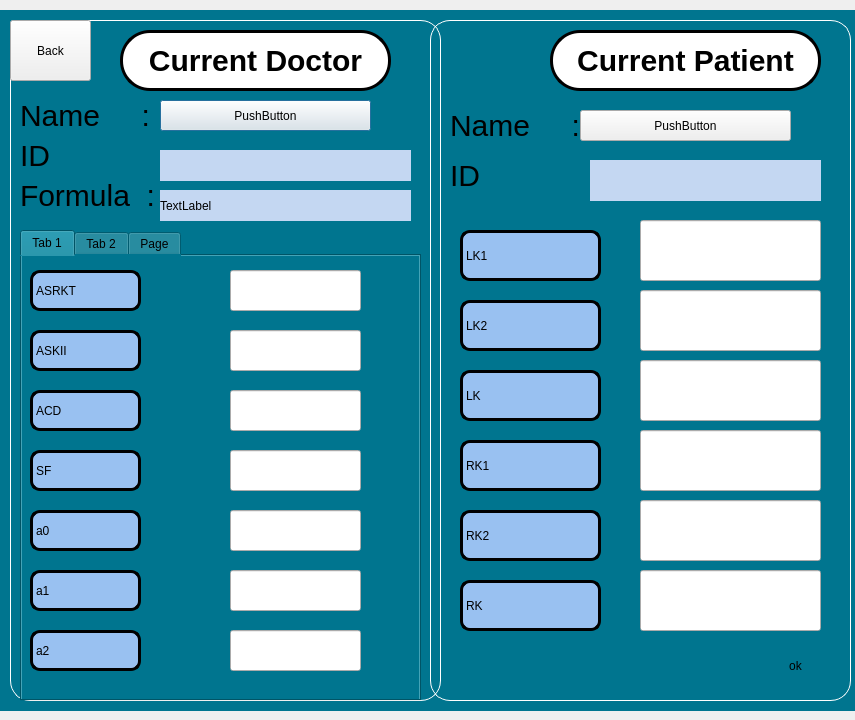
<?xml version="1.0" encoding="UTF-8"?>
<ui version="4.0">
 <class>currentDocPat</class>
 <widget class="QDialog" name="currentDocPat">
  <property name="geometry">
   <rect>
    <x>0</x>
    <y>0</y>
    <width>855</width>
    <height>720</height>
   </rect>
  </property>
  <property name="windowTitle">
   <string>Dialog</string>
  </property>
  <widget class="QLabel" name="label">
   <property name="geometry">
    <rect>
     <x>0</x>
     <y>10</y>
     <width>861</width>
     <height>701</height>
    </rect>
   </property>
   <property name="styleSheet">
    <string notr="true">background-color: rgb(0, 117, 143);</string>
   </property>
   <property name="text">
    <string/>
   </property>
  </widget>
  <widget class="QLabel" name="lbldocformula">
   <property name="geometry">
    <rect>
     <x>20</x>
     <y>180</y>
     <width>181</width>
     <height>31</height>
    </rect>
   </property>
   <property name="styleSheet">
    <string notr="true">font:bold;
font:30px;</string>
   </property>
   <property name="text">
    <string>Formula  :</string>
   </property>
  </widget>
  <widget class="QLabel" name="lbla0">
   <property name="geometry">
    <rect>
     <x>30</x>
     <y>510</y>
     <width>111</width>
     <height>41</height>
    </rect>
   </property>
   <property name="styleSheet">
    <string notr="true">background-color: rgb(153, 193, 241);
border-radius:10px;
border:3px solid black;</string>
   </property>
   <property name="text">
    <string>a0</string>
   </property>
  </widget>
  <widget class="QPushButton" name="ButDocSql">
   <property name="geometry">
    <rect>
     <x>160</x>
     <y>100</y>
     <width>211</width>
     <height>31</height>
    </rect>
   </property>
   <property name="text">
    <string>PushButton</string>
   </property>
  </widget>
  <widget class="QPushButton" name="Butok">
   <property name="geometry">
    <rect>
     <x>760</x>
     <y>640</y>
     <width>71</width>
     <height>51</height>
    </rect>
   </property>
   <property name="styleSheet">
    <string notr="true">image: url(:/image/images/backward.png);
background-color:transparent;
border:none;</string>
   </property>
   <property name="text">
    <string>ok</string>
   </property>
  </widget>
  <widget class="QLabel" name="lblpatidvalue">
   <property name="geometry">
    <rect>
     <x>590</x>
     <y>160</y>
     <width>231</width>
     <height>41</height>
    </rect>
   </property>
   <property name="styleSheet">
    <string notr="true">background-color: rgb(196, 215, 242);</string>
   </property>
   <property name="text">
    <string/>
   </property>
  </widget>
  <widget class="QLabel" name="lblsf">
   <property name="geometry">
    <rect>
     <x>30</x>
     <y>450</y>
     <width>111</width>
     <height>41</height>
    </rect>
   </property>
   <property name="styleSheet">
    <string notr="true">background-color: rgb(153, 193, 241);
border-radius:10px;
border:3px solid black;</string>
   </property>
   <property name="text">
    <string>SF</string>
   </property>
  </widget>
  <widget class="QLineEdit" name="linerk2">
   <property name="geometry">
    <rect>
     <x>640</x>
     <y>500</y>
     <width>181</width>
     <height>61</height>
    </rect>
   </property>
  </widget>
  <widget class="QLabel" name="lblcurdoc">
   <property name="geometry">
    <rect>
     <x>120</x>
     <y>30</y>
     <width>271</width>
     <height>61</height>
    </rect>
   </property>
   <property name="styleSheet">
    <string notr="true">background-color: rgb(255, 255, 255);
font:30px;
font:bold;
border-radius:30px;
border:3px solid black;</string>
   </property>
   <property name="text">
    <string>Current Doctor</string>
   </property>
   <property name="alignment">
    <set>Qt::AlignCenter</set>
   </property>
  </widget>
  <widget class="QLabel" name="lbla2">
   <property name="geometry">
    <rect>
     <x>30</x>
     <y>630</y>
     <width>111</width>
     <height>41</height>
    </rect>
   </property>
   <property name="styleSheet">
    <string notr="true">background-color: rgb(153, 193, 241);
border-radius:10px;
border:3px solid black;</string>
   </property>
   <property name="text">
    <string>a2</string>
   </property>
  </widget>
  <widget class="QLabel" name="lbldocname">
   <property name="geometry">
    <rect>
     <x>20</x>
     <y>100</y>
     <width>131</width>
     <height>31</height>
    </rect>
   </property>
   <property name="styleSheet">
    <string notr="true">font:bold;
font:30px;</string>
   </property>
   <property name="text">
    <string>Name     :</string>
   </property>
  </widget>
  <widget class="QLabel" name="lbldocid">
   <property name="geometry">
    <rect>
     <x>20</x>
     <y>140</y>
     <width>131</width>
     <height>31</height>
    </rect>
   </property>
   <property name="styleSheet">
    <string notr="true">font:bold;
font:30px;</string>
   </property>
   <property name="text">
    <string>ID            :</string>
   </property>
  </widget>
  <widget class="QPushButton" name="ButPatSql">
   <property name="geometry">
    <rect>
     <x>580</x>
     <y>110</y>
     <width>211</width>
     <height>31</height>
    </rect>
   </property>
   <property name="text">
    <string>PushButton</string>
   </property>
  </widget>
  <widget class="QLineEdit" name="linerk">
   <property name="geometry">
    <rect>
     <x>640</x>
     <y>570</y>
     <width>181</width>
     <height>61</height>
    </rect>
   </property>
  </widget>
  <widget class="QLabel" name="lblasrkii">
   <property name="geometry">
    <rect>
     <x>30</x>
     <y>330</y>
     <width>111</width>
     <height>41</height>
    </rect>
   </property>
   <property name="styleSheet">
    <string notr="true">background-color: rgb(153, 193, 241);
border-radius:10px;
border:3px solid black;</string>
   </property>
   <property name="text">
    <string>ASKII</string>
   </property>
  </widget>
  <widget class="QLabel" name="lblpatid">
   <property name="geometry">
    <rect>
     <x>450</x>
     <y>160</y>
     <width>131</width>
     <height>31</height>
    </rect>
   </property>
   <property name="styleSheet">
    <string notr="true">font:bold;
font:30px;</string>
   </property>
   <property name="text">
    <string>ID            :</string>
   </property>
  </widget>
  <widget class="QLineEdit" name="linea1">
   <property name="geometry">
    <rect>
     <x>230</x>
     <y>570</y>
     <width>131</width>
     <height>41</height>
    </rect>
   </property>
  </widget>
  <widget class="QLabel" name="lblcurpat">
   <property name="geometry">
    <rect>
     <x>550</x>
     <y>30</y>
     <width>271</width>
     <height>61</height>
    </rect>
   </property>
   <property name="styleSheet">
    <string notr="true">background-color: rgb(255, 255, 255);
font:30px;
font:bold;
border-radius:30px;
border:3px solid black;</string>
   </property>
   <property name="text">
    <string>Current Patient</string>
   </property>
   <property name="alignment">
    <set>Qt::AlignCenter</set>
   </property>
  </widget>
  <widget class="QLineEdit" name="linelk">
   <property name="geometry">
    <rect>
     <x>640</x>
     <y>360</y>
     <width>181</width>
     <height>61</height>
    </rect>
   </property>
  </widget>
  <widget class="QLabel" name="lblrk">
   <property name="geometry">
    <rect>
     <x>460</x>
     <y>580</y>
     <width>141</width>
     <height>51</height>
    </rect>
   </property>
   <property name="styleSheet">
    <string notr="true">background-color: rgb(153, 193, 241);
border-radius:10px;
border:3px solid black;</string>
   </property>
   <property name="text">
    <string>RK</string>
   </property>
  </widget>
  <widget class="QLabel" name="lbllk1_2">
   <property name="geometry">
    <rect>
     <x>460</x>
     <y>370</y>
     <width>141</width>
     <height>51</height>
    </rect>
   </property>
   <property name="styleSheet">
    <string notr="true">background-color: rgb(153, 193, 241);
border-radius:10px;
border:3px solid black;</string>
   </property>
   <property name="text">
    <string>LK</string>
   </property>
  </widget>
  <widget class="QLabel" name="lbllk1">
   <property name="geometry">
    <rect>
     <x>460</x>
     <y>230</y>
     <width>141</width>
     <height>51</height>
    </rect>
   </property>
   <property name="styleSheet">
    <string notr="true">background-color: rgb(153, 193, 241);
border-radius:10px;
border:3px solid black;</string>
   </property>
   <property name="text">
    <string>LK1</string>
   </property>
  </widget>
  <widget class="QLineEdit" name="linelk2">
   <property name="geometry">
    <rect>
     <x>640</x>
     <y>290</y>
     <width>181</width>
     <height>61</height>
    </rect>
   </property>
  </widget>
  <widget class="QLabel" name="lblpatlayout">
   <property name="geometry">
    <rect>
     <x>430</x>
     <y>20</y>
     <width>421</width>
     <height>681</height>
    </rect>
   </property>
   <property name="styleSheet">
    <string notr="true">border-radius:20px;
border:1px solid white;</string>
   </property>
   <property name="text">
    <string/>
   </property>
  </widget>
  <widget class="QLabel" name="lblpatname">
   <property name="geometry">
    <rect>
     <x>450</x>
     <y>110</y>
     <width>131</width>
     <height>31</height>
    </rect>
   </property>
   <property name="styleSheet">
    <string notr="true">font:bold;
font:30px;</string>
   </property>
   <property name="text">
    <string>Name     :</string>
   </property>
  </widget>
  <widget class="QLineEdit" name="linelk1">
   <property name="geometry">
    <rect>
     <x>640</x>
     <y>220</y>
     <width>181</width>
     <height>61</height>
    </rect>
   </property>
  </widget>
  <widget class="QLabel" name="lbla1">
   <property name="geometry">
    <rect>
     <x>30</x>
     <y>570</y>
     <width>111</width>
     <height>41</height>
    </rect>
   </property>
   <property name="styleSheet">
    <string notr="true">background-color: rgb(153, 193, 241);
border-radius:10px;
border:3px solid black;</string>
   </property>
   <property name="text">
    <string>a1</string>
   </property>
  </widget>
  <widget class="QLabel" name="lbllk2">
   <property name="geometry">
    <rect>
     <x>460</x>
     <y>300</y>
     <width>141</width>
     <height>51</height>
    </rect>
   </property>
   <property name="styleSheet">
    <string notr="true">background-color: rgb(153, 193, 241);
border-radius:10px;
border:3px solid black;</string>
   </property>
   <property name="text">
    <string>LK2</string>
   </property>
  </widget>
  <widget class="QLabel" name="lblrk2">
   <property name="geometry">
    <rect>
     <x>460</x>
     <y>510</y>
     <width>141</width>
     <height>51</height>
    </rect>
   </property>
   <property name="styleSheet">
    <string notr="true">background-color: rgb(153, 193, 241);
border-radius:10px;
border:3px solid black;</string>
   </property>
   <property name="text">
    <string>RK2</string>
   </property>
  </widget>
  <widget class="QLineEdit" name="linea2">
   <property name="geometry">
    <rect>
     <x>230</x>
     <y>630</y>
     <width>131</width>
     <height>41</height>
    </rect>
   </property>
  </widget>
  <widget class="QLineEdit" name="lineasrkii">
   <property name="geometry">
    <rect>
     <x>230</x>
     <y>330</y>
     <width>131</width>
     <height>41</height>
    </rect>
   </property>
  </widget>
  <widget class="QLineEdit" name="linerk1">
   <property name="geometry">
    <rect>
     <x>640</x>
     <y>430</y>
     <width>181</width>
     <height>61</height>
    </rect>
   </property>
  </widget>
  <widget class="QTabWidget" name="tabWidget">
   <property name="geometry">
    <rect>
     <x>20</x>
     <y>230</y>
     <width>401</width>
     <height>471</height>
    </rect>
   </property>
   <property name="styleSheet">
    <string notr="true">background-color: rgb(0, 117, 143);</string>
   </property>
   <property name="currentIndex">
    <number>0</number>
   </property>
   <widget class="QWidget" name="tab">
    <attribute name="title">
     <string>Tab 1</string>
    </attribute>
   </widget>
   <widget class="QWidget" name="tab_2">
    <attribute name="title">
     <string>Tab 2</string>
    </attribute>
   </widget>
   <widget class="QWidget" name="tab_3">
    <attribute name="title">
     <string>Page</string>
    </attribute>
   </widget>
  </widget>
  <widget class="QLineEdit" name="linea0">
   <property name="geometry">
    <rect>
     <x>230</x>
     <y>510</y>
     <width>131</width>
     <height>41</height>
    </rect>
   </property>
  </widget>
  <widget class="QLineEdit" name="lineasrkt">
   <property name="geometry">
    <rect>
     <x>230</x>
     <y>270</y>
     <width>131</width>
     <height>41</height>
    </rect>
   </property>
  </widget>
  <widget class="QLabel" name="lbldoclayout">
   <property name="geometry">
    <rect>
     <x>10</x>
     <y>20</y>
     <width>431</width>
     <height>681</height>
    </rect>
   </property>
   <property name="styleSheet">
    <string notr="true">border-radius:20px;
border:1px solid white;</string>
   </property>
   <property name="text">
    <string/>
   </property>
  </widget>
  <widget class="QLineEdit" name="linesf">
   <property name="geometry">
    <rect>
     <x>230</x>
     <y>450</y>
     <width>131</width>
     <height>41</height>
    </rect>
   </property>
  </widget>
  <widget class="QLabel" name="lblrk1">
   <property name="geometry">
    <rect>
     <x>460</x>
     <y>440</y>
     <width>141</width>
     <height>51</height>
    </rect>
   </property>
   <property name="styleSheet">
    <string notr="true">background-color: rgb(153, 193, 241);
border-radius:10px;
border:3px solid black;</string>
   </property>
   <property name="text">
    <string>RK1</string>
   </property>
  </widget>
  <widget class="QLabel" name="lbldocformulaValue">
   <property name="geometry">
    <rect>
     <x>160</x>
     <y>190</y>
     <width>251</width>
     <height>31</height>
    </rect>
   </property>
   <property name="styleSheet">
    <string notr="true">background-color: rgb(196, 215, 242);</string>
   </property>
   <property name="text">
    <string>TextLabel</string>
   </property>
  </widget>
  <widget class="QLineEdit" name="lineacd">
   <property name="geometry">
    <rect>
     <x>230</x>
     <y>390</y>
     <width>131</width>
     <height>41</height>
    </rect>
   </property>
  </widget>
  <widget class="QLabel" name="lblacd">
   <property name="geometry">
    <rect>
     <x>30</x>
     <y>390</y>
     <width>111</width>
     <height>41</height>
    </rect>
   </property>
   <property name="styleSheet">
    <string notr="true">background-color: rgb(153, 193, 241);
border-radius:10px;
border:3px solid black;</string>
   </property>
   <property name="text">
    <string>ACD</string>
   </property>
  </widget>
  <widget class="QLabel" name="lbldocidvalue">
   <property name="geometry">
    <rect>
     <x>160</x>
     <y>150</y>
     <width>251</width>
     <height>31</height>
    </rect>
   </property>
   <property name="styleSheet">
    <string notr="true">background-color: rgb(196, 215, 242);</string>
   </property>
   <property name="text">
    <string/>
   </property>
  </widget>
  <widget class="QLabel" name="lblasrkt">
   <property name="geometry">
    <rect>
     <x>30</x>
     <y>270</y>
     <width>111</width>
     <height>41</height>
    </rect>
   </property>
   <property name="styleSheet">
    <string notr="true">background-color: rgb(153, 193, 241);
border-radius:10px;
border:3px solid black;</string>
   </property>
   <property name="text">
    <string>ASRKT</string>
   </property>
  </widget>
  <widget class="QPushButton" name="pushButton">
   <property name="geometry">
    <rect>
     <x>10</x>
     <y>20</y>
     <width>81</width>
     <height>61</height>
    </rect>
   </property>
   <property name="text">
    <string>Back</string>
   </property>
  </widget>
  <zorder>label</zorder>
  <zorder>lblpatlayout</zorder>
  <zorder>lblpatname</zorder>
  <zorder>lbllk2</zorder>
  <zorder>lblrk</zorder>
  <zorder>lbldoclayout</zorder>
  <zorder>lblpatidvalue</zorder>
  <zorder>lbldocname</zorder>
  <zorder>lblrk2</zorder>
  <zorder>lblrk1</zorder>
  <zorder>lbllk1</zorder>
  <zorder>tabWidget</zorder>
  <zorder>lbldocformula</zorder>
  <zorder>lblcurpat</zorder>
  <zorder>linelk</zorder>
  <zorder>lineasrkt</zorder>
  <zorder>linelk2</zorder>
  <zorder>linerk</zorder>
  <zorder>linea0</zorder>
  <zorder>linelk1</zorder>
  <zorder>lineasrkii</zorder>
  <zorder>linea2</zorder>
  <zorder>linerk2</zorder>
  <zorder>linea1</zorder>
  <zorder>linerk1</zorder>
  <zorder>linesf</zorder>
  <zorder>lineacd</zorder>
  <zorder>ButDocSql</zorder>
  <zorder>ButPatSql</zorder>
  <zorder>Butok</zorder>
  <zorder>lbldocformulaValue</zorder>
  <zorder>lblpatid</zorder>
  <zorder>lbldocidvalue</zorder>
  <zorder>lbllk1_2</zorder>
  <zorder>lbldocid</zorder>
  <zorder>lblasrkt</zorder>
  <zorder>lbla1</zorder>
  <zorder>lbla2</zorder>
  <zorder>lbla0</zorder>
  <zorder>lblacd</zorder>
  <zorder>lblsf</zorder>
  <zorder>lblasrkii</zorder>
  <zorder>lblcurdoc</zorder>
  <zorder>pushButton</zorder>
 </widget>
 <resources/>
 <connections/>
</ui>
